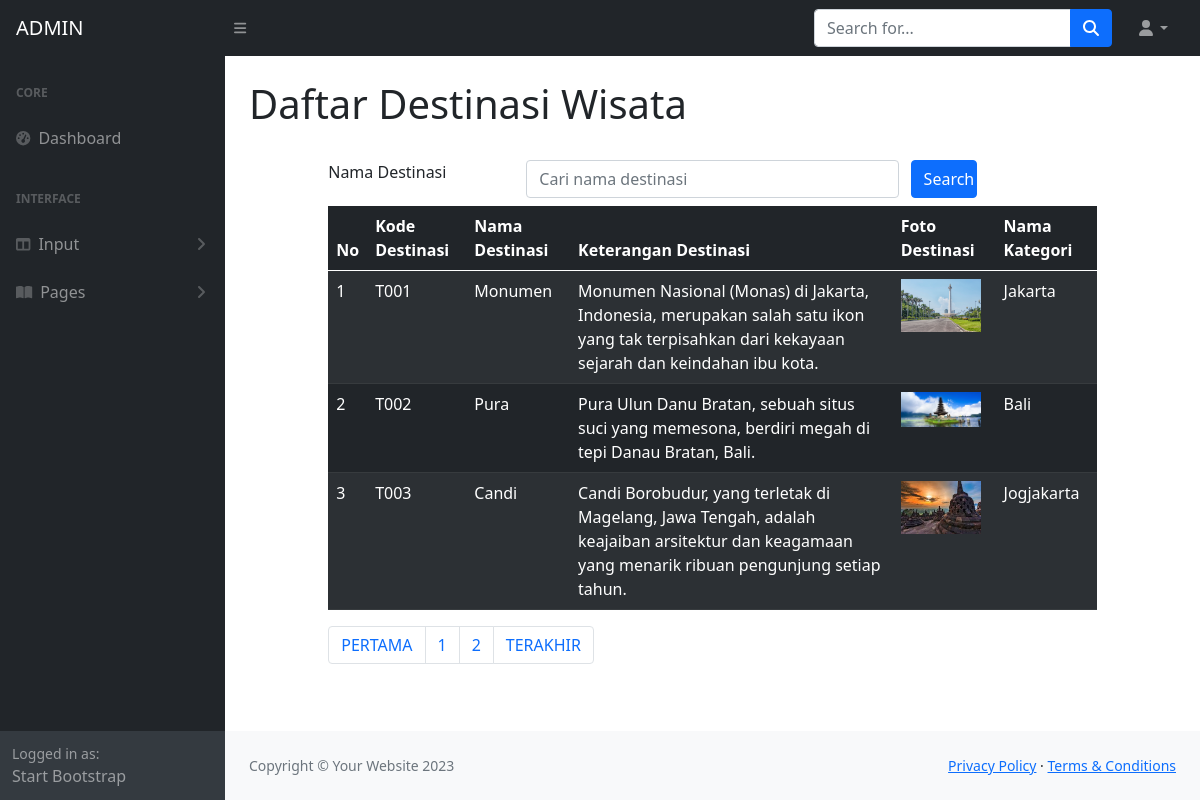
/WEBDEV2324-A/ADMIN/tampilandestinasi.php, run on the app's committed database.
### tables this page shows
CREATE TABLE `destinasi` (
  `destinasiKODE` char(4) NOT NULL,
  `destinasiNAMA` varchar(120) NOT NULL,
  `destinasiKET` char(255) NOT NULL,
  `destinasiFOTO` char(255) NOT NULL,
  `kategoriKODE` char(4) NOT NULL
);

CREATE TABLE `kategoriwisata` (
  `kategoriKODE` char(4) NOT NULL,
  `kategoriNAMA` char(25) NOT NULL,
  `kategoriKET` text NOT NULL,
  `kategoriREFERENCE` char(4) NOT NULL
);

### WEBDEV2324-A/ADMIN/tampilandestinasi.php (the view, shortened to what this page needs)
<!DOCTYPE html>
<html>
<?php include "INCLUDE/head.php"?>
<body class="sb-nav-fixed">
    <?php include "INCLUDE/menunav.php"?>
    <div id="layoutSidenav">
        <?php include "INCLUDE/menu.php"?>
        <div id="layoutSidenav_content">
            <main>
                <div class="container-fluid px-4">
                    <h1 class="mt-4">Daftar Destinasi Wisata</h1>
<?php
	include "include/config.php";
?>
<head>
	<link rel="stylesheet" type="text/css" href="css/bootstrap.min.css">
	<link rel="stylesheet" type="text/css" href="https://cdnjs.cloudflare.com/ajax/libs/select2/4.0.13/css/select2.min.css">
	<link rel="stylesheet" href="https://cdn.jsdelivr.net/npm/bootstrap-icons@1.10.2/font/bootstrap-icons.css">
</head>
<body>
<div class="row">
	<div class="col-sm-1"></div>
	<div class="col-sm-10">
<br>
	<form method="POST">
		<div class="form-group row mb-2">
			<label for="search" class="col-sm-3">Nama Destinasi</label>
			<div class="col-sm-6">
				<input type="text" name="search" class="form-control" id="search" value="<?php if (isset($_POST['search'])) {echo $_POST["search"];} ?>" placeholder="Cari nama destinasi">
			</div>
			<input type="submit" name="kirim" class="col-sm-1 btn btn-primary" value="Search">
		</div>
	</form>
<table class="table table-dark table-striped">
  <thead>
    <tr>
      <th scope="col">No</th>
      <th scope="col">Kode Destinasi</th>
      <th scope="col">Nama Destinasi</th>
      <th scope="col">Keterangan Destinasi</th>
      <th scope="col">Foto Destinasi</th>
      <th scope="col">Nama Kategori</th>
    </tr>
  </thead>
  <tbody>
  <?php
  	$jumlahtampilan = 3;
    $halaman = (isset($_GET['page']))? $_GET['page'] : 1;
    $mulaitampilan = ($halaman - 1) * $jumlahtampilan;
  	if(isset ($_POST["kirim"]))
  	{
  		$search = $_POST["search"];
  		$query = mysqli_query($connection, "select *
  			from destinasi, kategoriwisata where destinasi.kategoriKODE = kategoriwisata.kategoriKODE and destinasiNAMA like '%".$search."%' limit $mulaitampilan, $jumlahtampilan");
  	} else
  		{
  			$query = mysqli_query($connection,"select * from destinasi, kategoriwisata where destinasi.kategoriKODE = kategoriwisata.kategoriKODE limit $mulaitampilan, $jumlahtampilan");
  		}
  	$nomor = 1;
  	while($row = mysqli_fetch_array($query))
  	{
  ?>
    <tr>
      <td><?php echo $mulaitampilan + $nomor; ?></td>
      <td><?php echo $row['destinasiKODE']; ?></td>
      <td><?php echo $row['destinasiNAMA']; ?></td>
      <td><?php echo $row['destinasiKET']; ?></td>
      <td>
        <?php if(is_file("images/".$row['destinasiFOTO']))
                { ?>
                    <img src="images/<?php echo $row['destinasiFOTO']?>" width="80">
                <?php } else
                    echo "<img src='images/noimage.png' width='80'>"
        ?>
      </td>
      <td><?php echo $row['kategoriNAMA']; ?></td>
    </tr>
    <?php $nomor = $nomor + 1; ?>
  <?php } ?>
  </tbody>
</table>
<?php
    $query = mysqli_query($connection, "SELECT * FROM destinasi");
    $jumlahrecord = mysqli_num_rows($query);
    $jumlahpage = ceil($jumlahrecord/$jumlahtampilan);
    ?>
    <nav aria-label="Page navigation example">
        <ul class="pagination">
            <li class="page-item"><a class="page-link" href="?page=<?php $nomorhal=1; echo $nomorhal?>">PERTAMA</a></li>
            <?php for($nomorhal=1; $nomorhal<=$jumlahpage; $nomorhal++)
            { ?>
            <li class="page-item">
                <?php
                if($nomorhal!=$halaman)
                { ?>
                <a class="page-link" href="?page=<?php echo $nomorhal?>"><?php echo $nomorhal?></a>
                <?php }
                else { ?>
                <a class="page-link" href="?page=<?php echo $nomorhal?>"><?php echo $nomorhal?></a>
                <?php } ?>
            </li>
            <?php } ?>
            <li class="page-item"><a class="page-link" href="?page=<?php echo $nomorhal-1?>">TERAKHIR</a></li>
        </ul>
    </nav>
</div>
</div>
</div>
                </main>
                <?php include "INCLUDE/footer.php"?>
            </div>
        </div>
</body>
</html>

### data on the page
destinasi: destinasiKODE "T001", destinasiNAMA "Monumen", destinasiKET "Monumen Nasional (Monas) di Jakarta, Indonesia, merupakan salah satu ikon yang tak terpisahkan dari kekayaan sejarah dan keindahan ibu kota.", destinasiFOTO (picture), kategoriwisata.kategoriNAMA "Jakarta"
destinasi: nomor "2", destinasiKODE "T002", destinasiNAMA "Pura", destinasiKET "Pura Ulun Danu Bratan, sebuah situs suci yang memesona, berdiri megah di tepi Danau Bratan, Bali.", destinasiFOTO (picture), kategoriwisata.kategoriNAMA "Bali"
destinasi: nomor "3", destinasiKODE "T003", destinasiNAMA "Candi", destinasiKET "Candi Borobudur, yang terletak di Magelang, Jawa Tengah, adalah keajaiban arsitektur dan keagamaan yang menarik ribuan pengunjung setiap tahun.", destinasiFOTO (picture), kategoriwisata.kategoriNAMA "Jogjakarta"
